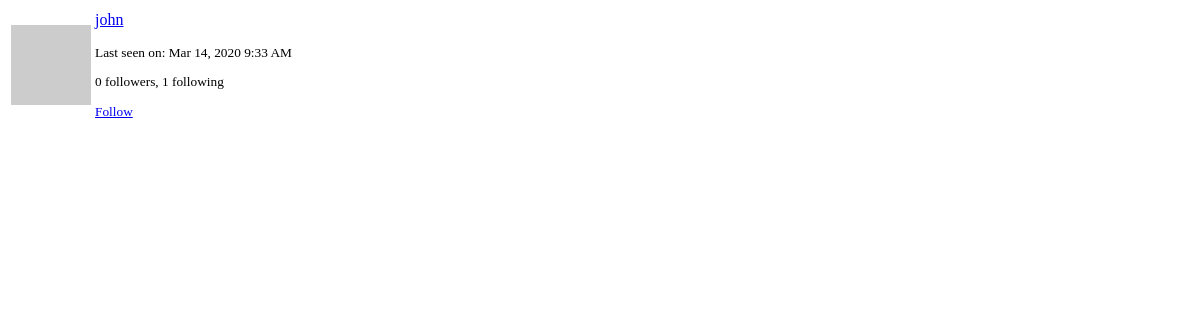
Before: /user/john/popup (signed in) with the older database file.
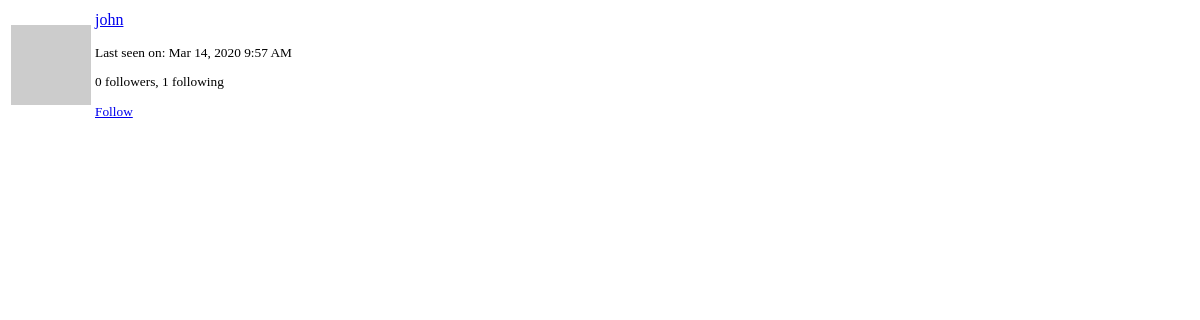
After: the same page with the newer database file.
### app/models.py (models this page shows, shortened)
class User(UserMixin,db.Model):
    id = db.Column(db.Integer,primary_key=True)
    username = db.Column(db.String(64),index=True,unique=True)
    email = db.Column(db.String(120),index=True,unique=True)
    password_hash = db.Column(db.String(128))
    about_me = db.Column(db.String(140))
    last_seen = db.Column(db.DateTime,default=datetime.utcnow)
    posts = db.relationship('Post',backref='author',lazy='dynamic')
    messages_sent = db.relationship('Message',
                                    foreign_keys='Message.sender_id',
                                    backref='author', lazy='dynamic')
    messages_received = db.relationship('Message',
                                        foreign_keys='Message.recipient_id',
                                        backref='recipient', lazy='dynamic')
    last_message_read_time = db.Column(db.DateTime)
    notifications = db.relationship('Notification',backref='user',lazy='dynamic')
    followed = db.relationship(
        'User',secondary=followers,
        primaryjoin=(followers.c.follower_id == id),
        secondaryjoin=(followers.c.followed_id == id),
        backref=db.backref('followers',lazy='dynamic'),lazy='dynamic'
    )
    def avatar(self,size):
        digest = md5(self.email.lower().encode('utf-8')).hexdigest()
        return 'https://www.gravatar.com/avatar/{}?d=identicon&s={}'.format(digest,size)
    def is_following(self,user):
        return self.followed.filter(
            followers.c.followed_id == user.id).count() > 0

### app/main/routes.py (the view)
@bp.route('/user/<username>/popup')
@login_required
def user_popup(username):
    user = User.query.filter_by(username=username).first_or_404()
    return render_template('user_popup.html',user=user)

### app/main/routes.py (called while the page is built)
@bp.before_app_request
def before_request():
    g.locale = str(get_locale())
    if current_user.is_authenticated:
        current_user.last_seen = datetime.utcnow()
        db.session.commit()

### app/models.py (called while the page is built)
@login.user_loader
def load_user(id):
    return User.query.get(int(id))

### app/templates/user_popup.html (shortened to what this page needs)
<table class="table">
    <tr>
        <td width="64" style="border: 0px;"><img src="{{ user.avatar(64) }}"></td>
        <td style="border: 0px;">
            <p>
                <a href="{{ url_for('main.user', username=user.username) }}">
                    {{ user.username }}
                </a>
            </p>
            <small>
                {% if user.last_seen %}
                <p>{{ _('Last seen on') }}:
                   {{ moment(user.last_seen).format('lll') }}</p>
                {% endif %}
                <p>{{ _('%(count)d followers', count=user.followers.count()) }},
                   {{ _('%(count)d following', count=user.followed.count()) }}</p>
                {% if user != current_user %}
                    {% if not current_user.is_following(user) %}
                    <a href="{{ url_for('main.follow', username=user.username) }}">
                        {{ _('Follow') }}
                    </a>
                    {% else %}
                    <a href="{{ url_for('main.unfollow', username=user.username) }}">
                        {{ _('Unfollow') }}
                    </a>
                    {% endif %}
                {% endif %}
            </small>
        </td>
    </tr>
</table>

Changed rows visible on the page:
changed User "john": last_seen "Mar 14, 2020 9:33 AM" → "Mar 14, 2020 9:57 AM"
